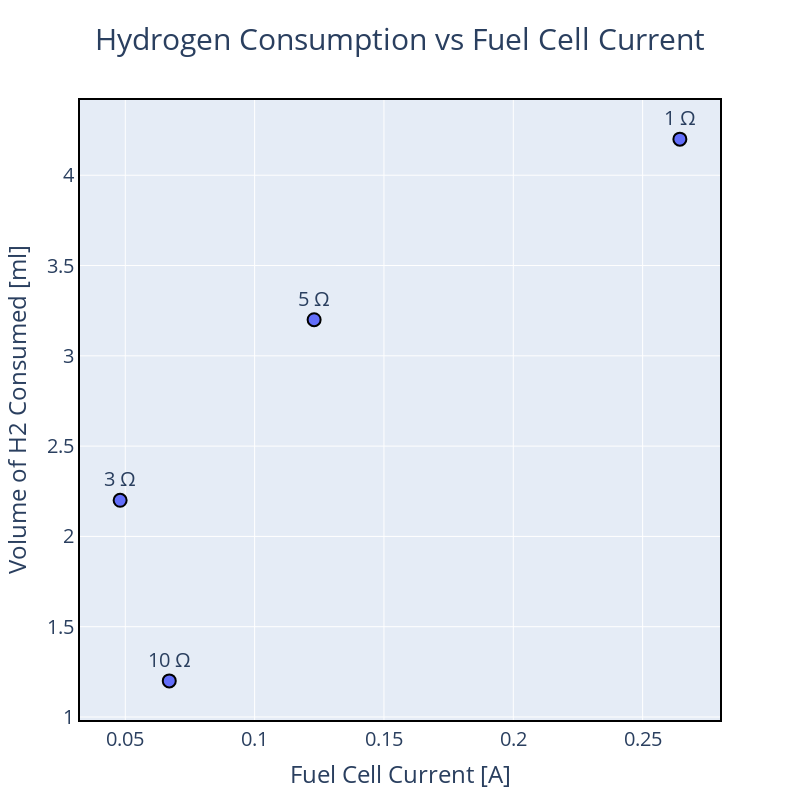

Notebook code for this chart:
### Code cell
# Create a figure
fig = go.Figure()

# Size 800x800, background color white, no grid, black border, Title font size 30, axis font size 20, legend font size 18
fig.update_layout(width=800, height=800, 
                  title_font_size=30, 
                  font_size=20, 
                  legend_font_size=18)

# Add data: Volume of consumed hydrogen vs Fuel cell current
fig.add_trace(go.Scatter(x=df_cons['i_fc_avg'], y=df_cons['vh2_corrected'], mode='markers+text',
                        line=dict(width=2),
                        marker=dict(size=13, line=dict(width=2, color='black')), 
                        name='H2 Consumption',
                        text=df_cons['text'],
                        textposition="top center",
                        textfont=dict(size=20)))

# Add axis labels
fig.update_xaxes(title_text='Fuel Cell Current [A]')
fig.update_yaxes(title_text='Volume of H2 Consumed [ml]')

# Remove gridlines
fig.update_xaxes(showgrid=True, zeroline=False)
fig.update_yaxes(showgrid=True, zeroline=False)

# Add border
fig.update_xaxes(showline=True, linewidth=2, linecolor='black', mirror=True)
fig.update_yaxes(showline=True, linewidth=2, linecolor='black', mirror=True)

# Add title
fig.update_layout(title_text='Hydrogen Consumption vs Fuel Cell Current', title_x=0.5)

# Show the figure
fig.show()

### Figure 1 — Plotly figure (JSON) as saved in the notebook; plotly's stock layout.template omitted (floating-point values rounded to 4 significant figures)
{"data": [{"line": {"width": 2}, "marker": {"line": {"color": "black", "width": 2}, "size": 13}, "mode": "markers+text", "name": "H2 Consumption", "text": ["10 Ω", "5 Ω", "3 Ω", "1 Ω"], "textfont": {"size": 20}, "textposition": "top center", "type": "scatter", "x": [0.067, 0.123, 0.048, 0.2644], "y": [1.2, 3.2, 2.2, 4.2]}], "layout": {"font": {"size": 20}, "height": 800, "legend": {"font": {"size": 18}}, "title": {"font": {"size": 30}, "text": "Hydrogen Consumption vs Fuel Cell Current", "x": 0.5}, "width": 800, "xaxis": {"linecolor": "black", "linewidth": 2, "mirror": true, "showgrid": true, "showline": true, "title": {"text": "Fuel Cell Current [A]"}, "zeroline": false}, "yaxis": {"linecolor": "black", "linewidth": 2, "mirror": true, "showgrid": true, "showline": true, "title": {"text": "Volume of H2 Consumed [ml]"}, "zeroline": false}}}
